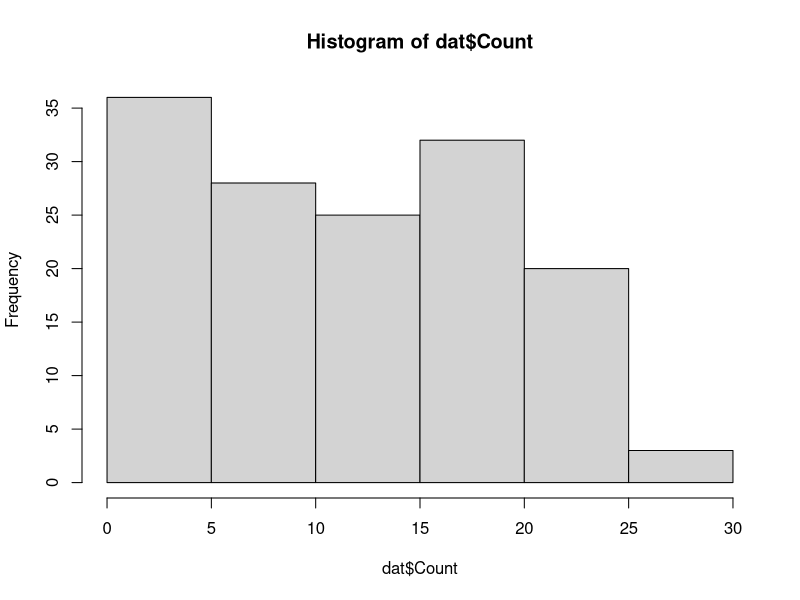

Generate this figure with R: (Note: this script raises an error after producing the figure.)

# load data
 dat = read.csv("Counts_Kangaroo.csv",colClasses = "integer")

# We are interested in constructing confidence intervals
# for the sample mean and for the estimate of total population size
# of Kangaroos
 

  head(dat)
  dim(dat)
  
#There are 144 locations
  N = nrow(dat)  
 
# Distribution of true counts of Kangaroos   
  hist(dat$Count)
  
# True population size
  Total = sum(dat$Count)
  
# Population mean
  mu =  mean(dat$Count)

  
# Lets grab one simple random sample of size 20
  n = 20
  
# Type I error
  alpha = 0.05

# Confidence  Coefficient
  confidence.coef = 1-alpha    
  
# Get quantiles of the t-distribution
  q.upper = confidence.coef+alpha/2
  q.lower = 0+alpha/2
  
  
# Create 95% confidence intervals for sample mean
  
# Create 95% confidence intervals for the total population size
  
  
#######################  
  
# Lets create a simulation to asses whether our SRS is working and our 
#  95% confidence intervals mean what we hope they do.
  
# How many simulations do we want
  n.sim = 2000
  
  
# Randomly sample 
  
  n = 20

    
# Create a data.frame of outputs to save  
  save.outputs <- data.frame(matrix(ncol = 9, nrow = n.sim))
  
  colnames(save.outputs) <- c("sim.iter","mean", "mean.LCL", "mean.UCL", "mean.indicator",
                              "tau", "tau.LCL", "tau.UCL", "total.indicator"
                              )
  for(i in 1:n.sim){
    
    STUFF
    
  }
  

  
library(ggplot2)

save.outputs$x= 1:n.sim

ggplot(data = save.outputs, aes(x = x, y = mean)) +
         geom_ribbon(aes(ymin = mean.LCL, ymax = mean.UCL)) +
         geom_line()+ geom_hline(yintercept = mu,color="red")+
         ylim(0,20)
  
